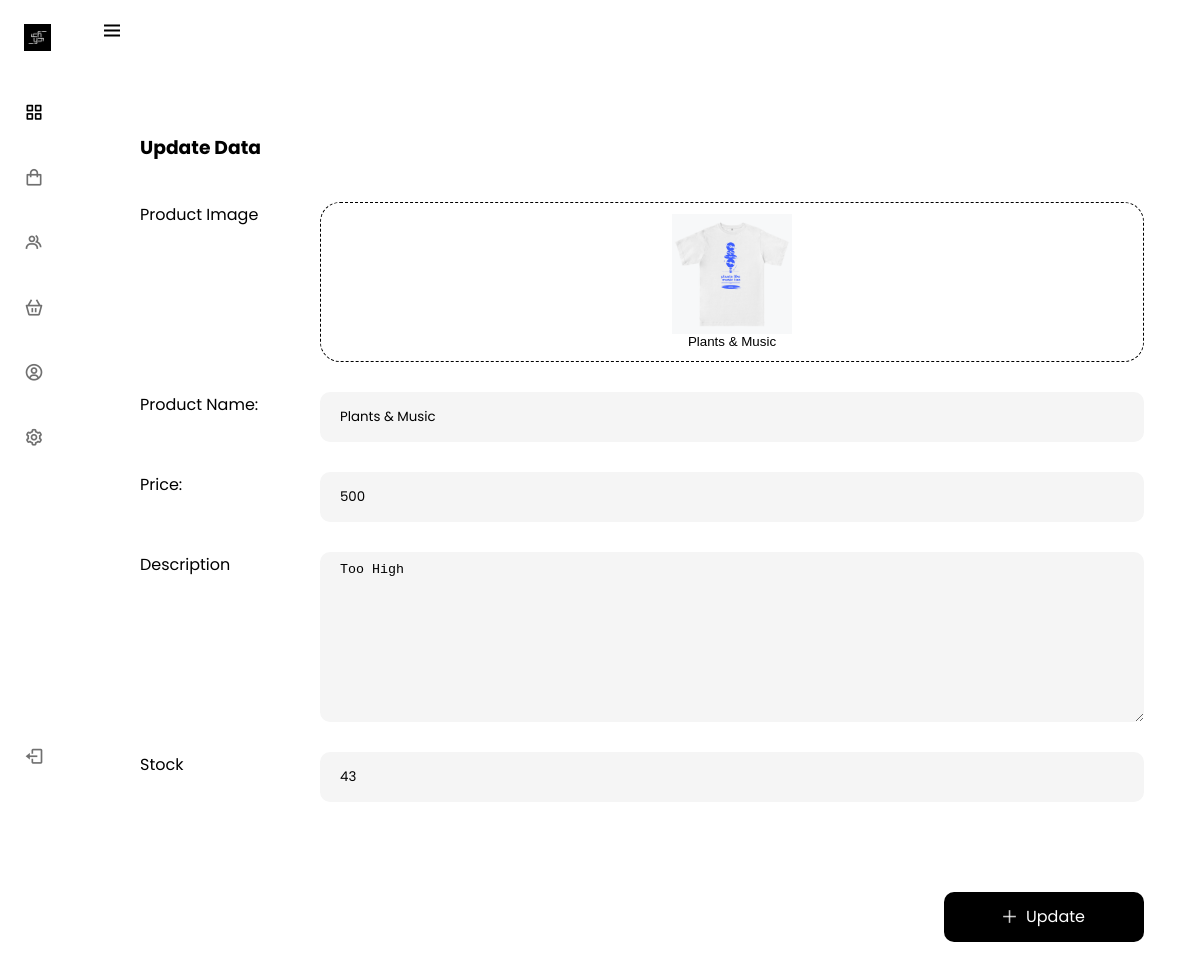
The app's page /admin/productsEdit.php?id=5, older data.
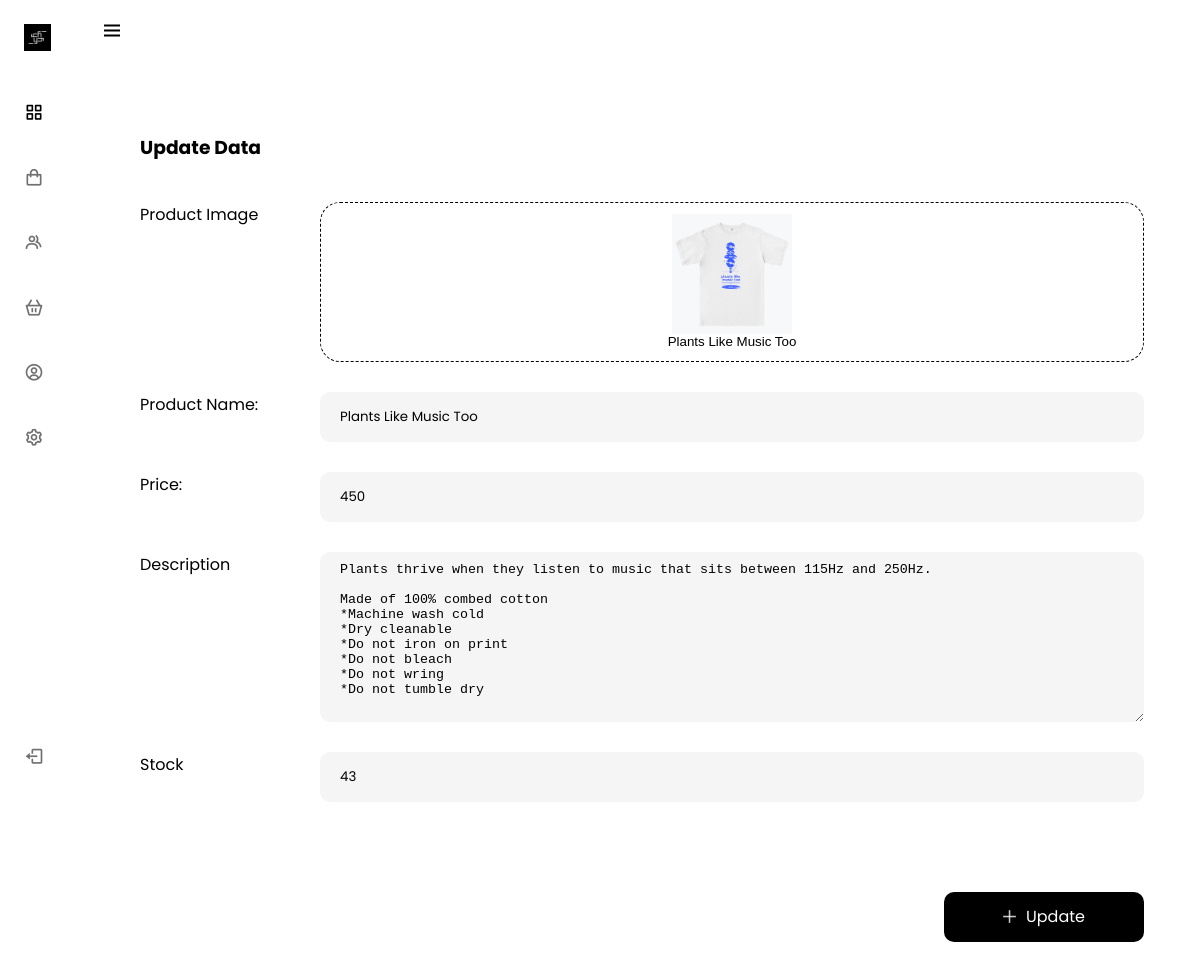
The same page, newer data.
### tables this page shows
CREATE TABLE `tbl_products` (
  `id` int(10) UNSIGNED NOT NULL,
  `product_name` varchar(100) NOT NULL,
  `product_price` float NOT NULL,
  `description` longtext NOT NULL,
  `img_name` varchar(150) NOT NULL,
  `stock` int(11) NOT NULL
);

### admin/productsEdit.php (the view, shortened to what this page needs)
<?php
    $con = openCon();
    $id = $_GET['id'];
    $query = "SELECT * FROM tbl_products WHERE id='$id'";
    $result = $con->query($query);
    $data = $result->fetch_array();
?>
<!DOCTYPE html>
<html lang="en">
<head>
    <link rel="stylesheet" href="includes/assets/css/resets.css" />
    <link rel="stylesheet" href="includes/assets/css/headerSidebar.css" />
    <link rel="stylesheet" href="includes/assets/css/modal.css" />
    <link rel="stylesheet" href="includes/assets/css/modal.css" />
</head>
<body id="body-pd" style="background-color: var(--white-color);">
  <?php include 'includes/header.php' ?>
  <?php include 'includes/navBar.php' ?>
  <div id="modall">
    <div id="update-modal">
      <h3>Update Data</h3>
      <form method="POST" enctype="multipart/form-data">
        <div class="item">
            <label for="img">Product Image</label>
            <?php $img = "images/" . $data['img_name']; ?>
            <button class="img-input">
                <?php echo "<img id=\"img-input-display\" class=\"active\" src=\"$img\" alt=\"\" onclick=\"click_the_button(files);\">" .  $data['product_name']?></button>
        </div>
        <div class="item">
            <label for="productName">Product Name:</label><br>
            <input id="productNameInput" type="text" name="product_name" value="<?php echo $data['product_name'] ?>">
        </div>
        <div class="item">
            <label for="price">Price:</label><br>
            <input id="productPrice" type="text" name="product_price" value="<?php echo $data['product_price'] ?>">
        </div>
        <div class="item">
            <label for="description">Description</label>
            <textarea name="description" id="description" cols="30" rows="10"><?php echo $data['description'] ?></textarea>
        </div>
        <div class="item">
            <label for="stock">Stock</label>
            <input type="text" id="productQuantity" name="stock" value="<?php echo $data['stock'] ?>">
        </div>
        <button id="btn-submit" type="submit" name="update" value="Update">Update</button>
      </form>
    </div>
  </div>
</body>
</html>

Row changes from the older to the newer data that the page shows:
changed tbl_products: product_name "Plants & Music" → "Plants Like Music Too"; product_price "500" → "450"; description "Too High" → "Plants thrive when they listen to music that sits between 115Hz and 250Hz. Made of 100% combed cotton *Machine wash cold *Dry cleanable *Do not iron on print *Do not bleach *Do not wring *Do not tumble dry"
